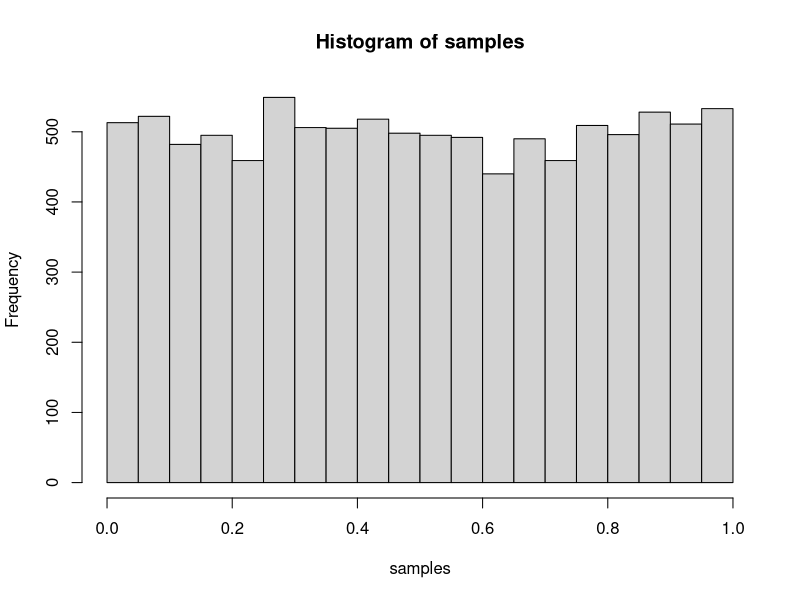
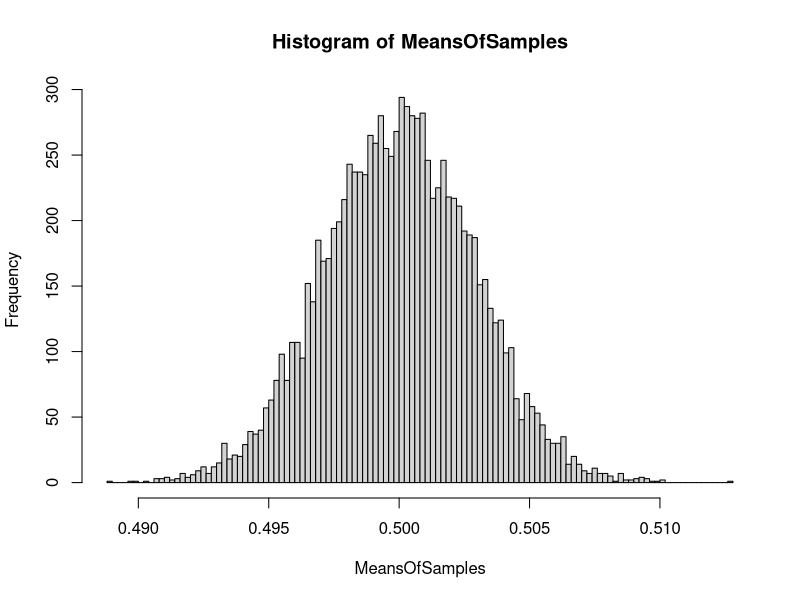

Here is the R script that generated these plots, in order:
rm( list = ls() ) #MainHelloWorld.R 
seed <- 1;set.seed(seed)
cat("Hello world!\n")
N <- 10000
samples <- runif(N)
hist(samples)

MeansOfSamples <- array(N)
for (i in 1:N) {
  samples <- runif(N)
  MeansOfSamples[i] <- mean(samples)
}

hist(MeansOfSamples, breaks = 100)
